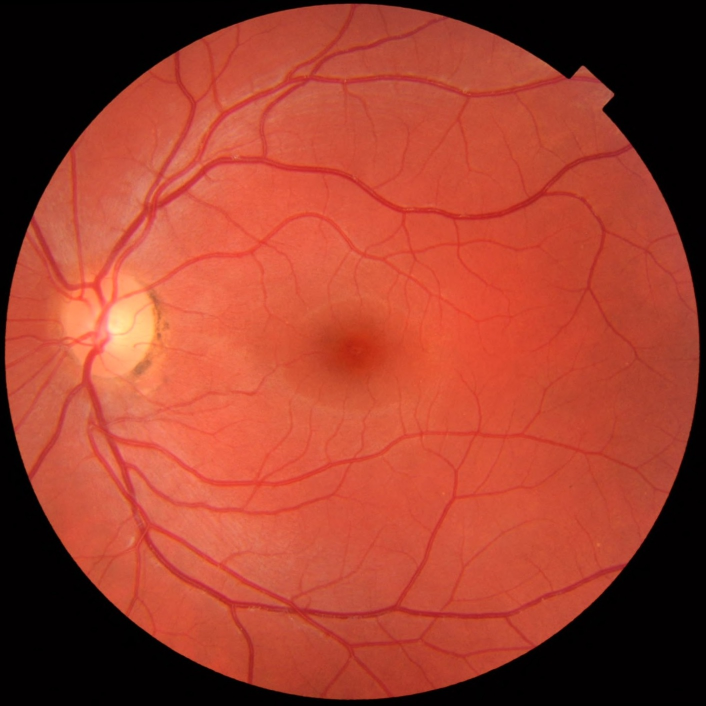
#> input picture skimage.data.retina(), 1411 x 1411 px (shown at 1/2 size)
$ jupyter execute Image_Processing_scikit_image.ipynb
#> lines starting #> are read from the running program, lines starting #| are printed output that depends on the picture; after the words box and inside, x2 and y2 are one past the last pixel; in counts of white or black regions, pixels touching at a corner belong together
<a href="https://colab.research.google.com/github/Gizem-kaya/Image-Processing-with-Python/blob/master/Image_Processing_scikit_image.ipynb" target="_parent"></a>

[cell 1]
import numpy as np
from matplotlib import pyplot as plt
from skimage import data, color
from skimage.filters import try_all_threshold
from skimage.filters import threshold_otsu, threshold_yen

# **Show Images**

[cell 2]
def show_image(image, title='Image', cmap_type = 'gray') :
  plt.imshow(image, cmap = cmap_type)
  plt.axis('off')
  plt.title(title)
  plt.show()

A simple function to show our images.

[cell 3]
retina = data.retina()
#> retina is the input picture: shape (1411, 1411, 3); mean R, G, B 159.4, 63.5, 46.1

Load the RGB-3 image from skimage library.

[cell 4]
gray_scaled_retina = color.rgb2gray(retina)
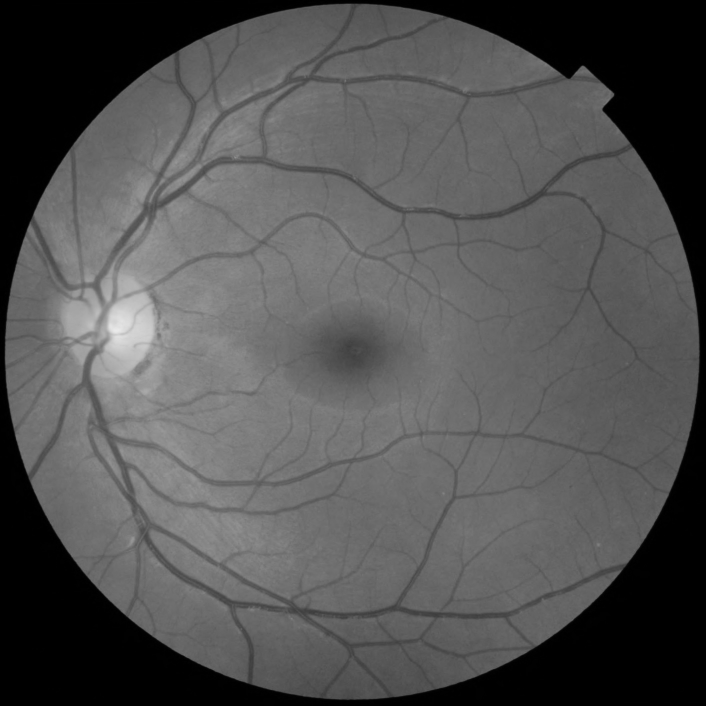
#> gray_scaled_retina: shape (1411, 1411) float64 (shown at 1/2 size); min 0, max 0.923, mean 0.324

Convert the image to grayscale.

[cell 5]
show_image(retina, 'Original RGB image')

show_image(gray_scaled_retina, 'Grayscale image')

Show the RGB-3 and grayscaled versions of the original image.

# **Numpy Images**

[cell 6]
view = plt.imread("view.jpg")
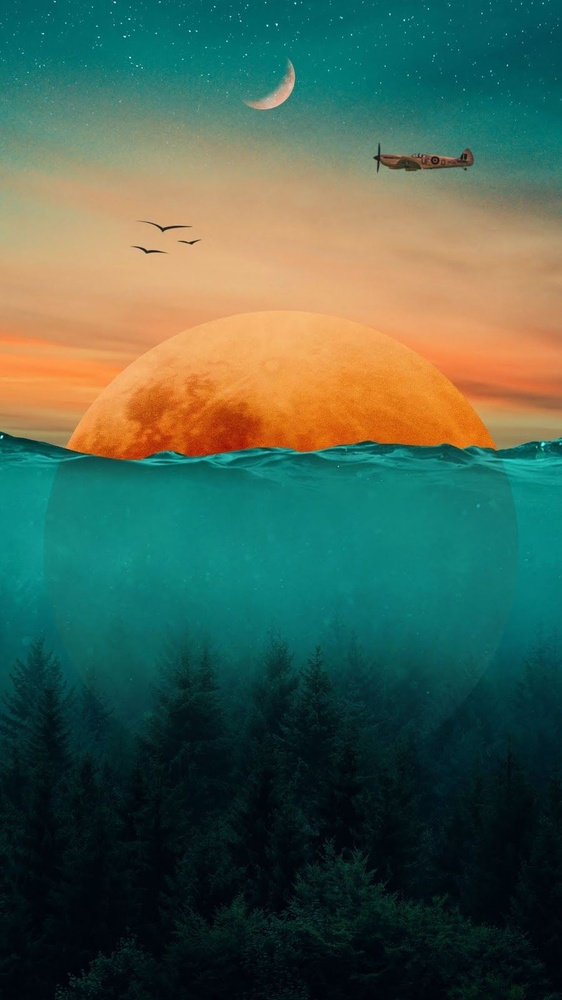
#> input picture view.jpg, 562 x 1000 px, shrunk from 900 x 1600 before the run
#> view is the input picture: shape (1000, 562, 3); mean R, G, B 70.1, 96.3, 79.4
type(view)

Read an image with matplatlib.pyplot as an ndarray.

[cell 7]
plt.imshow(view)
plt.axis('off')
plt.show()

[cell 8]
red = view[:, :, 0]
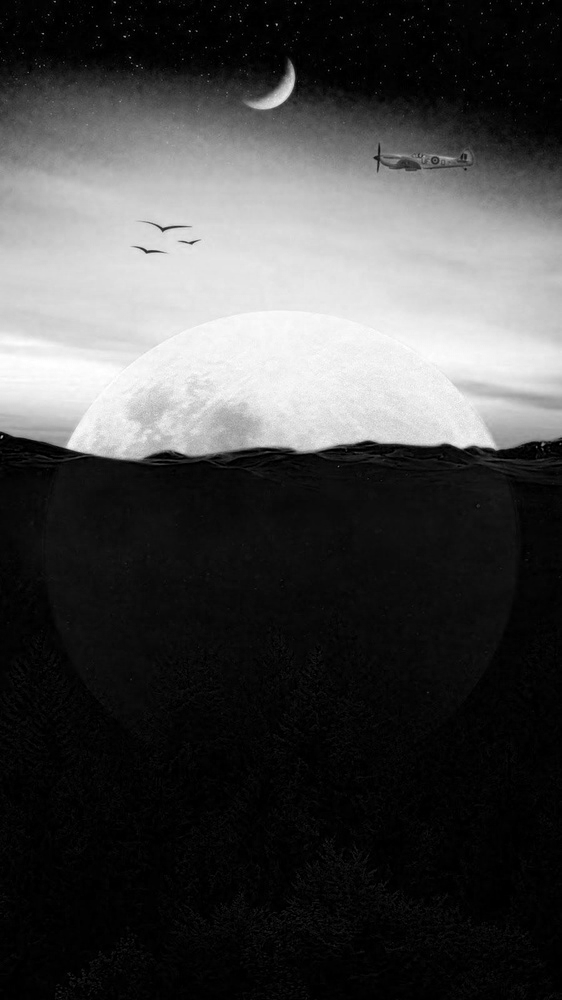
#> red: shape (1000, 562); min 0, max 255, mean 70.1
green = view[:, :, 1]
blue = view[:, :, 2]
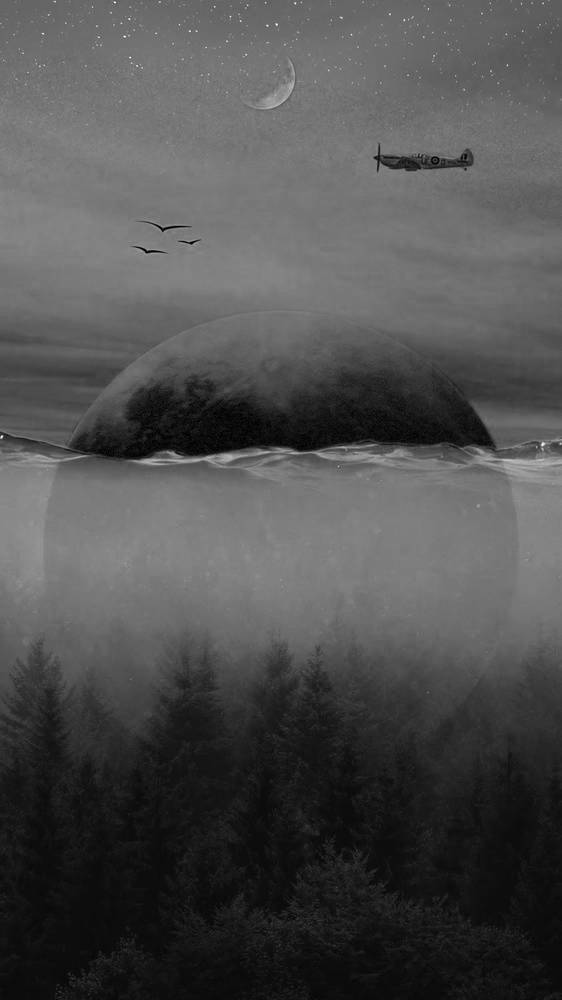
#> blue: shape (1000, 562); min 0, max 255, mean 79.4

Obtaining the red, green and blue values of the image.

[cell 9]
plt.subplot(1, 3, 1)
plt.imshow(red,'gray')


plt.subplot(1, 3, 2)
plt.imshow(green,'gray')

plt.subplot(1, 3, 3)
plt.imshow(blue,'gray')

plt.axis('off')
plt.tight_layout()
plt.show()

Different intensities of each color is showed.

[cell 10]
plt.subplot(1, 3, 1)
plt.imshow(view)
plt.title('original')
plt.axis('off')

plt.subplot(1, 3, 2)
vertically_flipped_view = np.flipud(view)
plt.imshow(vertically_flipped_view)
plt.title('vertically flipped')
plt.axis('off')

plt.subplot(1, 3, 3)
completely_flipped_view = np.fliplr(vertically_flipped_view)
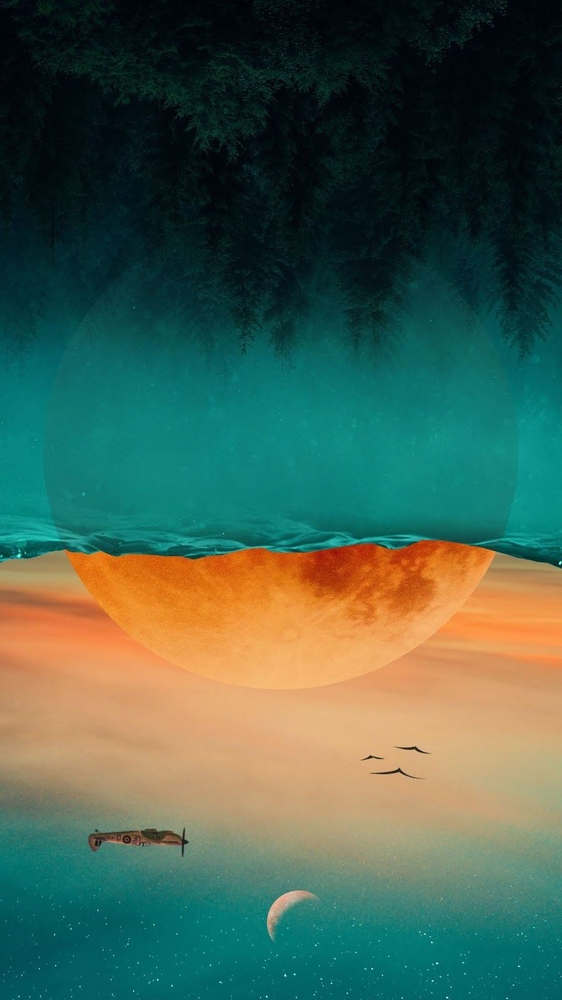
#> completely_flipped_view: shape (1000, 562, 3); mean R, G, B 70.1, 96.3, 79.4
plt.imshow(completely_flipped_view)
plt.title('completely flipped')
plt.axis('off')

plt.tight_layout()
plt.show()

Flipped versions of the view has shown.

[cell 11]
plt.hist(red.ravel(), bins = 256)

plt.title('Red Histogram')
plt.show()
#> figure, not shown here; tallest bar 39475 high, from x = 1.99 to 2.99

A histogram to display the 256 different intensities of the red color.

# **Thresholding**

Isolation of objects (object detection, face detection)

* Global Thresholding : for uniform background
* Local Thresholding : for uneven background

[cell 12]
gradient = plt.imread("gradient.jpg")
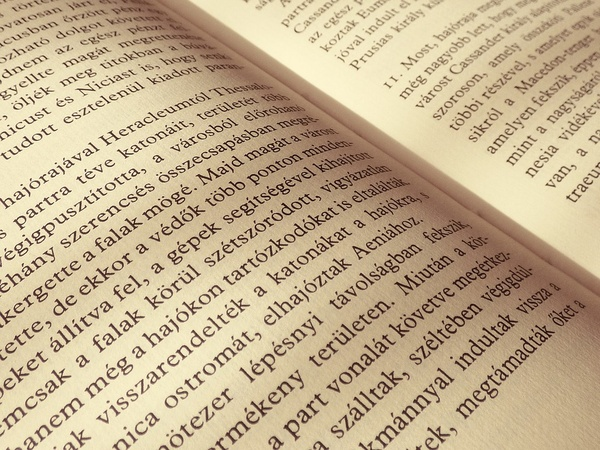
#> input picture gradient.jpg, 600 x 450 px, shrunk from 960 x 720 before the run
#> gradient is the input picture: shape (450, 600, 3); mean R, G, B 195.8, 176.2, 144.3

gradient = color.rgb2gray(gradient)
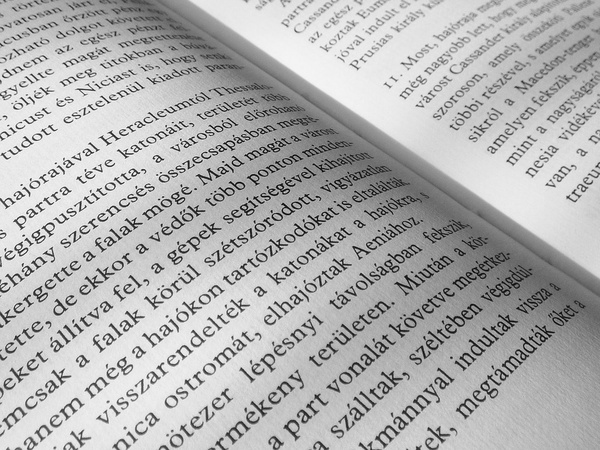
#> gradient: shape (450, 600) float64; min 0.0167, max 0.992, mean 0.698

fig, ax = try_all_threshold(gradient, figsize=(10, 8), verbose=False)
plt.show()
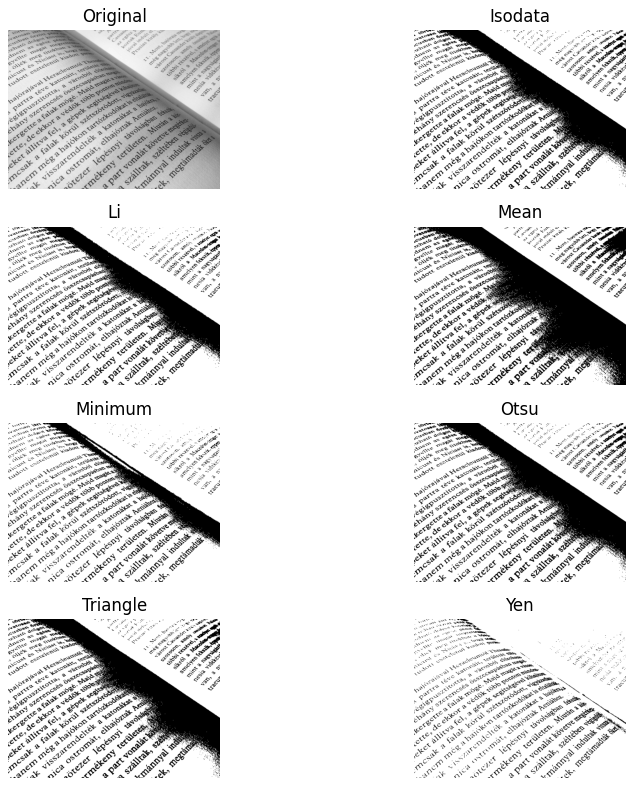
#> figure drawn by matplotlib, 8 panels

Try all the global threshold types and pick one of them.

[cell 13]
global_jpg = plt.imread("global.jpg")
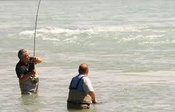
#> input picture global.jpg, 175 x 112 px, shrunk from 280 x 180 before the run
#> global_jpg is the input picture: shape (112, 175, 3); mean R, G, B 189.7, 188.2, 178.3
global_jpg = color.rgb2gray(global_jpg)
#> global_jpg: shape (112, 175) float64

threshold_for_yen = threshold_yen(global_jpg)
#> threshold_for_yen = 0.661
binary_global = global_jpg > threshold_for_yen
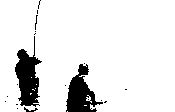
#> binary_global: shape (112, 175) bool; 89.9% white; 19 black regions (16 under 20 px), largest, box (x1, y1, x2, y2) and area: (15, 36, 42, 107) 1006, (66, 64, 103, 112) 895, (24, 107, 38, 112) 28

plt.subplot(1, 3, 1)
plt.imshow(global_jpg)
plt.title("Grayscaled image")
plt.axis('off')

plt.subplot(1, 3, 2)
plt.imshow(binary_global)
plt.title("Yen Threshold")
plt.axis('off')

plt.tight_layout()
plt.show()
